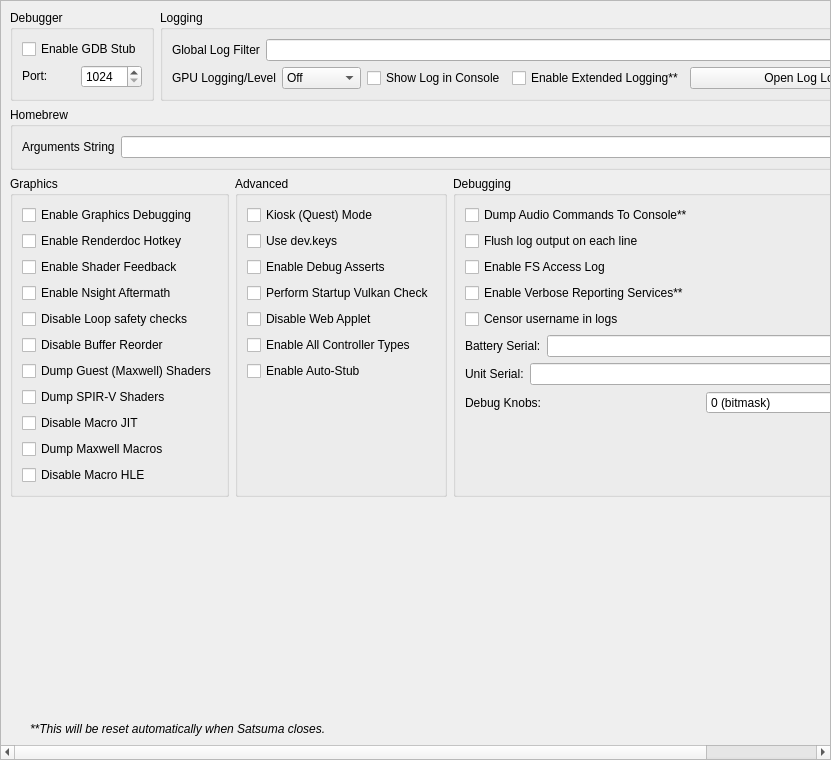
<?xml version="1.0" encoding="UTF-8"?>
<ui version="4.0">
 <class>ConfigureDebug</class>
 <widget class="QScrollArea" name="ConfigureDebug">
  <property name="geometry">
   <rect>
    <x>0</x>
    <y>0</y>
    <width>831</width>
    <height>760</height>
   </rect>
  </property>
  <property name="widgetResizable">
   <bool>true</bool>
  </property>
  <widget class="QWidget" name="widget">
   <property name="geometry">
    <rect>
     <x>0</x>
     <y>0</y>
     <width>829</width>
     <height>758</height>
    </rect>
   </property>
   <layout class="QVBoxLayout" name="verticalLayout_1">
    <item>
     <layout class="QHBoxLayout" name="horizontalLayout">
      <property name="topMargin">
       <number>0</number>
      </property>
      <item>
       <widget class="QGroupBox" name="groupBox">
        <property name="sizePolicy">
         <sizepolicy hsizetype="Preferred" vsizetype="Preferred">
          <horstretch>0</horstretch>
          <verstretch>0</verstretch>
         </sizepolicy>
        </property>
        <property name="title">
         <string>Debugger</string>
        </property>
        <property name="alignment">
         <set>Qt::AlignmentFlag::AlignLeading|Qt::AlignmentFlag::AlignLeft|Qt::AlignmentFlag::AlignTop</set>
        </property>
        <property name="flat">
         <bool>false</bool>
        </property>
        <property name="checkable">
         <bool>false</bool>
        </property>
        <layout class="QVBoxLayout" name="verticalLayout_3">
         <item>
          <widget class="QWidget" name="debug_widget" native="true">
           <property name="sizePolicy">
            <sizepolicy hsizetype="Preferred" vsizetype="Maximum">
             <horstretch>0</horstretch>
             <verstretch>0</verstretch>
            </sizepolicy>
           </property>
           <layout class="QVBoxLayout" name="verticalLayout">
            <property name="sizeConstraint">
             <enum>QLayout::SizeConstraint::SetDefaultConstraint</enum>
            </property>
            <property name="leftMargin">
             <number>0</number>
            </property>
            <property name="topMargin">
             <number>0</number>
            </property>
            <property name="rightMargin">
             <number>0</number>
            </property>
            <property name="bottomMargin">
             <number>0</number>
            </property>
            <item>
             <widget class="QCheckBox" name="toggle_gdbstub">
              <property name="sizePolicy">
               <sizepolicy hsizetype="Maximum" vsizetype="Maximum">
                <horstretch>0</horstretch>
                <verstretch>0</verstretch>
               </sizepolicy>
              </property>
              <property name="text">
               <string>Enable GDB Stub</string>
              </property>
             </widget>
            </item>
            <item>
             <widget class="QWidget" name="horizontalWidget_3" native="true">
              <property name="sizePolicy">
               <sizepolicy hsizetype="Preferred" vsizetype="Maximum">
                <horstretch>0</horstretch>
                <verstretch>0</verstretch>
               </sizepolicy>
              </property>
              <layout class="QHBoxLayout" name="horizontalLayout_3">
               <property name="leftMargin">
                <number>0</number>
               </property>
               <property name="topMargin">
                <number>0</number>
               </property>
               <property name="rightMargin">
                <number>0</number>
               </property>
               <property name="bottomMargin">
                <number>0</number>
               </property>
               <item>
                <widget class="QLabel" name="label_11">
                 <property name="sizePolicy">
                  <sizepolicy hsizetype="Minimum" vsizetype="Maximum">
                   <horstretch>0</horstretch>
                   <verstretch>0</verstretch>
                  </sizepolicy>
                 </property>
                 <property name="text">
                  <string>Port:</string>
                 </property>
                </widget>
               </item>
               <item>
                <widget class="QSpinBox" name="gdbport_spinbox">
                 <property name="sizePolicy">
                  <sizepolicy hsizetype="Preferred" vsizetype="Maximum">
                   <horstretch>0</horstretch>
                   <verstretch>0</verstretch>
                  </sizepolicy>
                 </property>
                 <property name="minimum">
                  <number>1024</number>
                 </property>
                 <property name="maximum">
                  <number>65535</number>
                 </property>
                </widget>
               </item>
              </layout>
             </widget>
            </item>
           </layout>
          </widget>
         </item>
        </layout>
       </widget>
      </item>
      <item>
       <widget class="QGroupBox" name="groupBox_2">
        <property name="sizePolicy">
         <sizepolicy hsizetype="Expanding" vsizetype="Preferred">
          <horstretch>0</horstretch>
          <verstretch>0</verstretch>
         </sizepolicy>
        </property>
        <property name="title">
         <string>Logging</string>
        </property>
        <layout class="QGridLayout" name="gridLayout_1">
         <item row="0" column="0" colspan="4">
          <widget class="QWidget" name="logging_widget" native="true">
           <property name="sizePolicy">
            <sizepolicy hsizetype="Preferred" vsizetype="Maximum">
             <horstretch>0</horstretch>
             <verstretch>0</verstretch>
            </sizepolicy>
           </property>
           <layout class="QHBoxLayout" name="horizontalLayout_1">
            <property name="leftMargin">
             <number>0</number>
            </property>
            <property name="topMargin">
             <number>0</number>
            </property>
            <property name="rightMargin">
             <number>0</number>
            </property>
            <property name="bottomMargin">
             <number>0</number>
            </property>
            <item>
             <widget class="QLabel" name="label_1">
              <property name="sizePolicy">
               <sizepolicy hsizetype="Preferred" vsizetype="Preferred">
                <horstretch>0</horstretch>
                <verstretch>0</verstretch>
               </sizepolicy>
              </property>
              <property name="text">
               <string>Global Log Filter</string>
              </property>
             </widget>
            </item>
            <item>
             <widget class="QLineEdit" name="log_filter_edit"/>
            </item>
           </layout>
          </widget>
         </item>
         <item row="1" column="0">
          <widget class="QWidget" name="gpu_log_level_widget" native="true">
           <property name="sizePolicy">
            <sizepolicy hsizetype="Preferred" vsizetype="Maximum">
             <horstretch>0</horstretch>
             <verstretch>0</verstretch>
            </sizepolicy>
           </property>
           <layout class="QHBoxLayout" name="gpu_log_level_layout">
            <property name="leftMargin">
             <number>0</number>
            </property>
            <property name="topMargin">
             <number>0</number>
            </property>
            <property name="rightMargin">
             <number>0</number>
            </property>
            <property name="bottomMargin">
             <number>0</number>
            </property>
            <item>
             <widget class="QLabel" name="gpu_log_level_label">
              <property name="text">
               <string>GPU Logging/Level</string>
              </property>
             </widget>
            </item>
            <item>
             <widget class="QComboBox" name="gpu_log_level">
              <property name="toolTip">
               <string>Detail level for GPU logs. Off disables logging entirely.</string>
              </property>
              <item>
               <property name="text">
                <string>Off</string>
               </property>
              </item>
              <item>
               <property name="text">
                <string>Errors</string>
               </property>
              </item>
              <item>
               <property name="text">
                <string>Standard</string>
               </property>
              </item>
              <item>
               <property name="text">
                <string>Verbose</string>
               </property>
              </item>
              <item>
               <property name="text">
                <string>All</string>
               </property>
              </item>
             </widget>
            </item>
           </layout>
          </widget>
         </item>
         <item row="1" column="1">
          <widget class="QCheckBox" name="toggle_console">
           <property name="text">
            <string>Show Log in Console</string>
           </property>
          </widget>
         </item>
         <item row="1" column="2">
          <widget class="QCheckBox" name="extended_logging">
           <property name="enabled">
            <bool>true</bool>
           </property>
           <property name="toolTip">
            <string>When checked, the max size of the log increases from 100 MB to 1 GB</string>
           </property>
           <property name="text">
            <string>Enable Extended Logging**</string>
           </property>
          </widget>
         </item>
         <item row="1" column="3">
          <widget class="QPushButton" name="open_log_button">
           <property name="sizePolicy">
            <sizepolicy hsizetype="Expanding" vsizetype="Maximum">
             <horstretch>1</horstretch>
             <verstretch>0</verstretch>
            </sizepolicy>
           </property>
           <property name="minimumSize">
            <size>
             <width>250</width>
             <height>0</height>
            </size>
           </property>
           <property name="text">
            <string>Open Log Location</string>
           </property>
          </widget>
         </item>
        </layout>
       </widget>
      </item>
     </layout>
    </item>
    <item>
     <widget class="QGroupBox" name="groupBox_3">
      <property name="title">
       <string>Homebrew</string>
      </property>
      <layout class="QVBoxLayout" name="verticalLayout_5">
       <item>
        <layout class="QHBoxLayout" name="horizontalLayout_4">
         <item>
          <widget class="QLabel" name="label_3">
           <property name="text">
            <string>Arguments String</string>
           </property>
          </widget>
         </item>
         <item>
          <widget class="QLineEdit" name="homebrew_args_edit"/>
         </item>
        </layout>
       </item>
      </layout>
     </widget>
    </item>
    <item>
     <layout class="QHBoxLayout" name="horizontalLayout_2">
      <item>
       <widget class="QGroupBox" name="groupBox_4">
        <property name="title">
         <string>Graphics</string>
        </property>
        <layout class="QGridLayout" name="gridLayout_2">
         <item row="4" column="0">
          <widget class="QCheckBox" name="disable_loop_safety_checks">
           <property name="toolTip">
            <string>When checked, it executes shaders without loop logic changes</string>
           </property>
           <property name="text">
            <string>Disable Loop safety checks</string>
           </property>
          </widget>
         </item>
         <item row="9" column="0">
          <widget class="QCheckBox" name="dump_macros">
           <property name="enabled">
            <bool>true</bool>
           </property>
           <property name="toolTip">
            <string>When checked, it will dump all the macro programs of the GPU</string>
           </property>
           <property name="text">
            <string>Dump Maxwell Macros</string>
           </property>
          </widget>
         </item>
         <item row="3" column="0">
          <widget class="QCheckBox" name="enable_nsight_aftermath">
           <property name="toolTip">
            <string>When checked, it enables Nsight Aftermath crash dumps</string>
           </property>
           <property name="text">
            <string>Enable Nsight Aftermath</string>
           </property>
          </widget>
         </item>
         <item row="6" column="0">
          <widget class="QCheckBox" name="dump_guest_shaders">
           <property name="enabled">
            <bool>true</bool>
           </property>
           <property name="toolTip">
            <string>When checked, it will dump original Maxwell guest shader bytecode (the input to the recompiler) as .ash files under DumpDir/shaders/. Useful for inspection with nvdisasm.</string>
           </property>
           <property name="text">
            <string>Dump Guest (Maxwell) Shaders</string>
           </property>
          </widget>
         </item>
         <item row="1" column="0">
          <widget class="QCheckBox" name="enable_renderdoc_hotkey">
           <property name="text">
            <string>Enable Renderdoc Hotkey</string>
           </property>
          </widget>
         </item>
         <item row="8" column="0">
          <widget class="QCheckBox" name="disable_macro_jit">
           <property name="enabled">
            <bool>true</bool>
           </property>
           <property name="toolTip">
            <string>When checked, it disables the macro Just In Time compiler. Enabling this makes games run slower</string>
           </property>
           <property name="text">
            <string>Disable Macro JIT</string>
           </property>
          </widget>
         </item>
         <item row="10" column="0">
          <widget class="QCheckBox" name="disable_macro_hle">
           <property name="enabled">
            <bool>true</bool>
           </property>
           <property name="toolTip">
            <string>When checked, it disables the macro HLE functions. Enabling this makes games run slower</string>
           </property>
           <property name="text">
            <string>Disable Macro HLE</string>
           </property>
          </widget>
         </item>
         <item row="0" column="0">
          <widget class="QCheckBox" name="enable_graphics_debugging">
           <property name="enabled">
            <bool>true</bool>
           </property>
           <property name="toolTip">
            <string>When checked, the graphics API enters a slower debugging mode</string>
           </property>
           <property name="text">
            <string>Enable Graphics Debugging</string>
           </property>
          </widget>
         </item>
         <item row="11" column="0">
          <spacer name="verticalSpacer_5">
           <property name="orientation">
            <enum>Qt::Orientation::Vertical</enum>
           </property>
           <property name="sizeType">
            <enum>QSizePolicy::Policy::Preferred</enum>
           </property>
           <property name="sizeHint" stdset="0">
            <size>
             <width>20</width>
             <height>0</height>
            </size>
           </property>
          </spacer>
         </item>
         <item row="2" column="0">
          <widget class="QCheckBox" name="enable_shader_feedback">
           <property name="toolTip">
            <string>When checked, yuzu will log statistics about the compiled pipeline cache</string>
           </property>
           <property name="text">
            <string>Enable Shader Feedback</string>
           </property>
          </widget>
         </item>
         <item row="5" column="0">
          <widget class="QCheckBox" name="disable_buffer_reorder">
           <property name="toolTip">
            <string>&lt;html&gt;&lt;head/&gt;&lt;body&gt;&lt;p&gt;When checked, disables reordering of mapped memory uploads which allows to associate uploads with specific draws. May reduce performance in some cases.&lt;/p&gt;&lt;/body&gt;&lt;/html&gt;</string>
           </property>
           <property name="text">
            <string>Disable Buffer Reorder</string>
           </property>
          </widget>
         </item>
         <item row="7" column="0">
          <widget class="QCheckBox" name="gpu_log_shader_dumps">
           <property name="toolTip">
            <string>When checked, it will dump the recompiler's output SPIR-V binaries (.spv) under LogDir/shaders/. Inspect via SPIRV-Tools (spirv-dis / spirv-cross / spirv-val) or RenderDoc.</string>
           </property>
           <property name="text">
            <string>Dump SPIR-V Shaders</string>
           </property>
          </widget>
         </item>
        </layout>
       </widget>
      </item>
      <item>
       <widget class="QGroupBox" name="groupBox_6">
        <property name="title">
         <string>Advanced</string>
        </property>
        <layout class="QGridLayout" name="gridLayout_4">
         <item row="3" column="0">
          <widget class="QCheckBox" name="perform_vulkan_check">
           <property name="toolTip">
            <string>Enables yuzu to check for a working Vulkan environment when the program starts up. Disable this if this is causing issues with external programs seeing yuzu.</string>
           </property>
           <property name="text">
            <string>Perform Startup Vulkan Check</string>
           </property>
          </widget>
         </item>
         <item row="4" column="0">
          <widget class="QCheckBox" name="disable_web_applet">
           <property name="text">
            <string>Disable Web Applet</string>
           </property>
          </widget>
         </item>
         <item row="5" column="0">
          <widget class="QCheckBox" name="enable_all_controllers">
           <property name="text">
            <string>Enable All Controller Types</string>
           </property>
          </widget>
         </item>
         <item row="6" column="0">
          <widget class="QCheckBox" name="use_auto_stub">
           <property name="text">
            <string>Enable Auto-Stub</string>
           </property>
          </widget>
         </item>
         <item row="0" column="0">
          <widget class="QCheckBox" name="quest_flag">
           <property name="text">
            <string>Kiosk (Quest) Mode</string>
           </property>
          </widget>
         </item>
         <item row="1" column="0">
          <widget class="QCheckBox" name="use_dev_keys">
           <property name="text">
            <string>Use dev.keys</string>
           </property>
          </widget>
         </item>
         <item row="2" column="0">
          <widget class="QCheckBox" name="use_debug_asserts">
           <property name="text">
            <string>Enable Debug Asserts</string>
           </property>
          </widget>
         </item>
         <item row="7" column="0">
          <spacer name="verticalSpacer_4">
           <property name="orientation">
            <enum>Qt::Orientation::Vertical</enum>
           </property>
           <property name="sizeType">
            <enum>QSizePolicy::Policy::Expanding</enum>
           </property>
           <property name="sizeHint" stdset="0">
            <size>
             <width>20</width>
             <height>0</height>
            </size>
           </property>
          </spacer>
         </item>
        </layout>
       </widget>
      </item>
      <item>
       <widget class="QGroupBox" name="groupBox_5">
        <property name="title">
         <string>Debugging</string>
        </property>
        <layout class="QGridLayout" name="gridLayout_3">
         <item row="6" column="0">
          <widget class="QWidget" name="serial_battery_widget" native="true">
           <property name="sizePolicy">
            <sizepolicy hsizetype="Preferred" vsizetype="Maximum">
             <horstretch>0</horstretch>
             <verstretch>0</verstretch>
            </sizepolicy>
           </property>
           <layout class="QHBoxLayout" name="horizontalLayout_11">
            <property name="leftMargin">
             <number>0</number>
            </property>
            <property name="topMargin">
             <number>0</number>
            </property>
            <property name="rightMargin">
             <number>0</number>
            </property>
            <property name="bottomMargin">
             <number>0</number>
            </property>
            <item>
             <widget class="QLabel" name="label_12">
              <property name="sizePolicy">
               <sizepolicy hsizetype="Preferred" vsizetype="Preferred">
                <horstretch>0</horstretch>
                <verstretch>0</verstretch>
               </sizepolicy>
              </property>
              <property name="text">
               <string>Battery Serial:</string>
              </property>
             </widget>
            </item>
            <item>
             <widget class="QLineEdit" name="serial_battery_edit"/>
            </item>
           </layout>
          </widget>
         </item>
         <item row="8" column="0">
          <widget class="QWidget" name="debug_knobs_widget" native="true">
           <property name="sizePolicy">
            <sizepolicy hsizetype="Preferred" vsizetype="Maximum">
             <horstretch>0</horstretch>
             <verstretch>0</verstretch>
            </sizepolicy>
           </property>
           <layout class="QHBoxLayout" name="horizontalLayout_debug_knobs">
            <property name="leftMargin">
             <number>0</number>
            </property>
            <property name="topMargin">
             <number>0</number>
            </property>
            <property name="rightMargin">
             <number>0</number>
            </property>
            <property name="bottomMargin">
             <number>0</number>
            </property>
            <item>
             <widget class="QLabel" name="label_debug_knobs">
              <property name="sizePolicy">
               <sizepolicy hsizetype="Preferred" vsizetype="Preferred">
                <horstretch>0</horstretch>
                <verstretch>0</verstretch>
               </sizepolicy>
              </property>
              <property name="text">
               <string>Debug Knobs:</string>
              </property>
             </widget>
            </item>
            <item>
             <widget class="QSpinBox" name="debug_knobs_spinbox">
              <property name="minimum">
               <number>0</number>
              </property>
              <property name="maximum">
               <number>65535</number>
              </property>
              <property name="toolTip">
               <string>Bitmask for quick development toggles</string>
              </property>
              <property name="statusTip">
               <string>Set debug knobs (bitmask)</string>
              </property>
              <property name="whatsThis">
               <string>16-bit debug knob set for quick development toggles</string>
              </property>
              <property name="suffix">
               <string> (bitmask)</string>
              </property>
             </widget>
            </item>
           </layout>
          </widget>
         </item>
         <item row="7" column="0">
          <widget class="QWidget" name="serial_board_widget" native="true">
           <property name="sizePolicy">
            <sizepolicy hsizetype="Preferred" vsizetype="Maximum">
             <horstretch>0</horstretch>
             <verstretch>0</verstretch>
            </sizepolicy>
           </property>
           <layout class="QHBoxLayout" name="horizontalLayout_12">
            <property name="leftMargin">
             <number>0</number>
            </property>
            <property name="topMargin">
             <number>0</number>
            </property>
            <property name="rightMargin">
             <number>0</number>
            </property>
            <property name="bottomMargin">
             <number>0</number>
            </property>
            <item>
             <widget class="QLabel" name="label_13">
              <property name="sizePolicy">
               <sizepolicy hsizetype="Preferred" vsizetype="Preferred">
                <horstretch>0</horstretch>
                <verstretch>0</verstretch>
               </sizepolicy>
              </property>
              <property name="text">
               <string>Unit Serial:</string>
              </property>
             </widget>
            </item>
            <item>
             <widget class="QLineEdit" name="serial_board_edit"/>
            </item>
           </layout>
          </widget>
         </item>
         <item row="20" column="0">
          <spacer name="verticalSpacer_3">
           <property name="orientation">
            <enum>Qt::Orientation::Vertical</enum>
           </property>
           <property name="sizeType">
            <enum>QSizePolicy::Policy::Expanding</enum>
           </property>
           <property name="sizeHint" stdset="0">
            <size>
             <width>20</width>
             <height>0</height>
            </size>
           </property>
          </spacer>
         </item>
         <item row="1" column="0">
          <widget class="QCheckBox" name="dump_audio_commands">
           <property name="toolTip">
            <string>Enable this to output the latest generated audio command list to the console. Only affects games using the audio renderer.</string>
           </property>
           <property name="text">
            <string>Dump Audio Commands To Console**</string>
           </property>
          </widget>
         </item>
         <item row="2" column="0">
          <widget class="QCheckBox" name="flush_line">
           <property name="text">
            <string>Flush log output on each line</string>
           </property>
          </widget>
         </item>
         <item row="3" column="0">
          <widget class="QCheckBox" name="fs_access_log">
           <property name="text">
            <string>Enable FS Access Log</string>
           </property>
          </widget>
         </item>
         <item row="4" column="0">
          <widget class="QCheckBox" name="reporting_services">
           <property name="text">
            <string>Enable Verbose Reporting Services**</string>
           </property>
          </widget>
         </item>
         <item row="5" column="0">
          <widget class="QCheckBox" name="censor_username">
           <property name="text">
            <string>Censor username in logs</string>
           </property>
          </widget>
         </item>
        </layout>
       </widget>
      </item>
     </layout>
    </item>
    <item>
     <spacer name="verticalSpacer">
      <property name="orientation">
       <enum>Qt::Orientation::Vertical</enum>
      </property>
      <property name="sizeHint" stdset="0">
       <size>
        <width>20</width>
        <height>0</height>
       </size>
      </property>
     </spacer>
    </item>
    <item>
     <widget class="QLabel" name="label_5">
      <property name="sizePolicy">
       <sizepolicy hsizetype="Expanding" vsizetype="Preferred">
        <horstretch>0</horstretch>
        <verstretch>0</verstretch>
       </sizepolicy>
      </property>
      <property name="font">
       <font>
        <italic>true</italic>
       </font>
      </property>
      <property name="text">
    <string>**This will be reset automatically when Satsuma closes.</string>
      </property>
      <property name="indent">
       <number>20</number>
      </property>
     </widget>
    </item>
   </layout>
  </widget>
 </widget>
 <tabstops>
  <tabstop>log_filter_edit</tabstop>
  <tabstop>toggle_console</tabstop>
  <tabstop>extended_logging</tabstop>
  <tabstop>open_log_button</tabstop>
  <tabstop>homebrew_args_edit</tabstop>
  <tabstop>enable_graphics_debugging</tabstop>
  <tabstop>enable_shader_feedback</tabstop>
  <tabstop>enable_nsight_aftermath</tabstop>
  <tabstop>fs_access_log</tabstop>
  <tabstop>reporting_services</tabstop>
  <tabstop>quest_flag</tabstop>
  <tabstop>use_debug_asserts</tabstop>
 </tabstops>
 <resources/>
 <connections/>
</ui>
